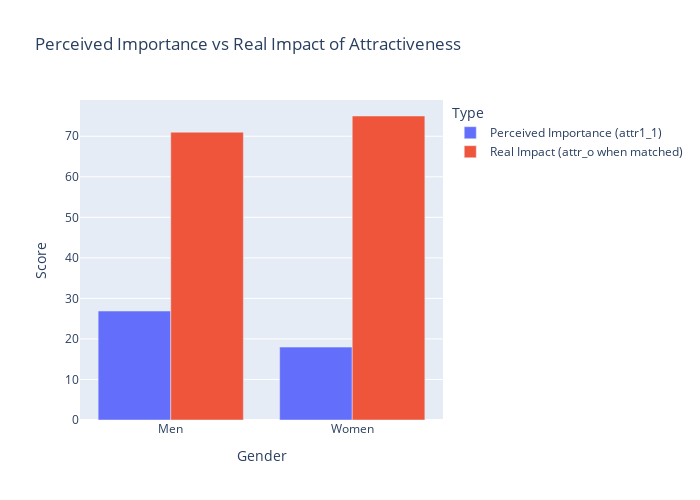

Here is the notebook cell this chart was saved with:
### Code cell
# Melt to long format
comparison_melt = comparison.melt(id_vars='Gender', var_name='Type', value_name='Score')

# Plot
fig = px.bar(comparison_melt, x='Gender', y='Score', color='Type', barmode='group',
             title="Perceived Importance vs Real Impact of Attractiveness")

fig.update_layout(width=700, height=500)
fig.show()

### Figure 1 — Plotly figure (JSON) as saved in the notebook; plotly's stock layout.template omitted (floating-point values rounded to 4 significant figures)
{"data": [{"alignmentgroup": "True", "hovertemplate": "Type=Perceived Importance (attr1_1)<br>Gender=%{x}<br>Score=%{y}<extra></extra>", "legendgroup": "Perceived Importance (attr1_1)", "marker": {"color": "#636efa", "pattern": {"shape": ""}}, "name": "Perceived Importance (attr1_1)", "offsetgroup": "Perceived Importance (attr1_1)", "orientation": "v", "showlegend": true, "textposition": "auto", "type": "bar", "x": ["Men", "Women"], "xaxis": "x", "y": [26.88, 17.98], "yaxis": "y"}, {"alignmentgroup": "True", "hovertemplate": "Type=Real Impact (attr_o when matched)<br>Gender=%{x}<br>Score=%{y}<extra></extra>", "legendgroup": "Real Impact (attr_o when matched)", "marker": {"color": "#EF553B", "pattern": {"shape": ""}}, "name": "Real Impact (attr_o when matched)", "offsetgroup": "Real Impact (attr_o when matched)", "orientation": "v", "showlegend": true, "textposition": "auto", "type": "bar", "x": ["Men", "Women"], "xaxis": "x", "y": [71, 75], "yaxis": "y"}], "layout": {"barmode": "group", "height": 500, "legend": {"title": {"text": "Type"}, "tracegroupgap": 0}, "title": {"text": "Perceived Importance vs Real Impact of Attractiveness"}, "width": 700, "xaxis": {"anchor": "y", "domain": [0, 1], "title": {"text": "Gender"}}, "yaxis": {"anchor": "x", "domain": [0, 1], "title": {"text": "Score"}}}}
